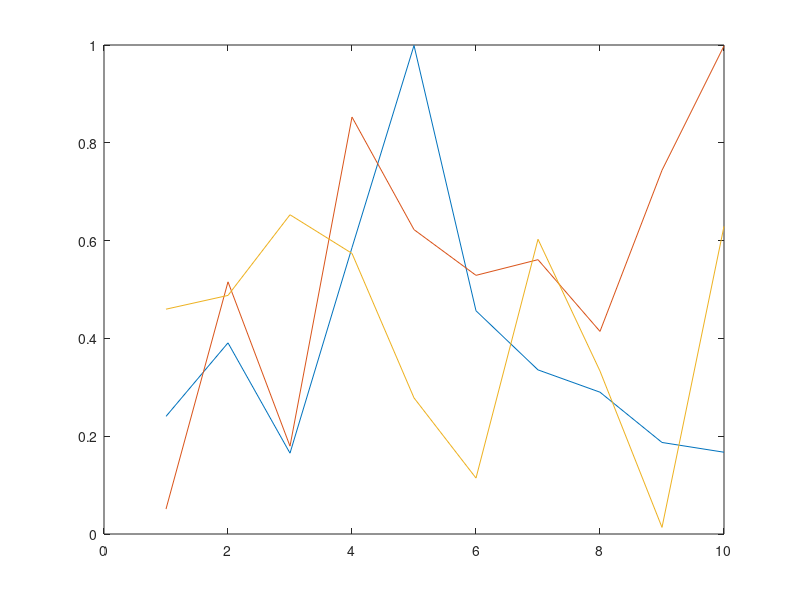
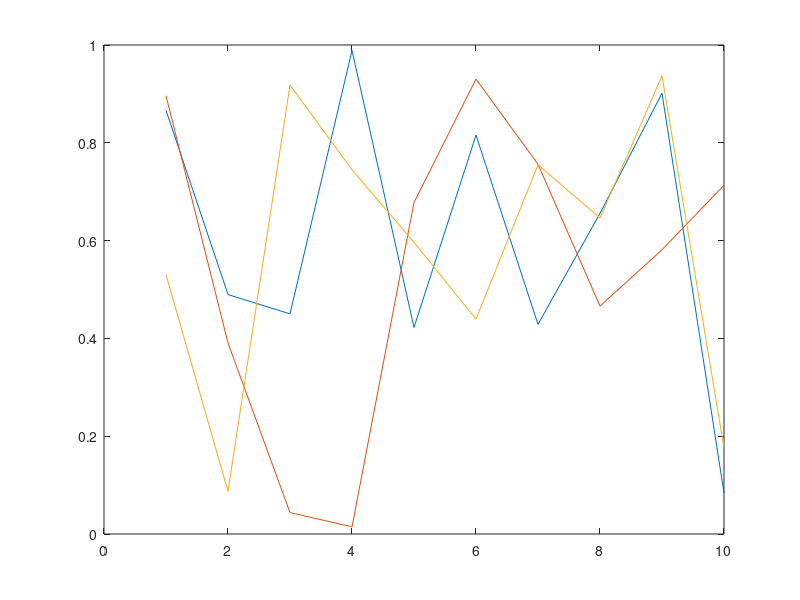
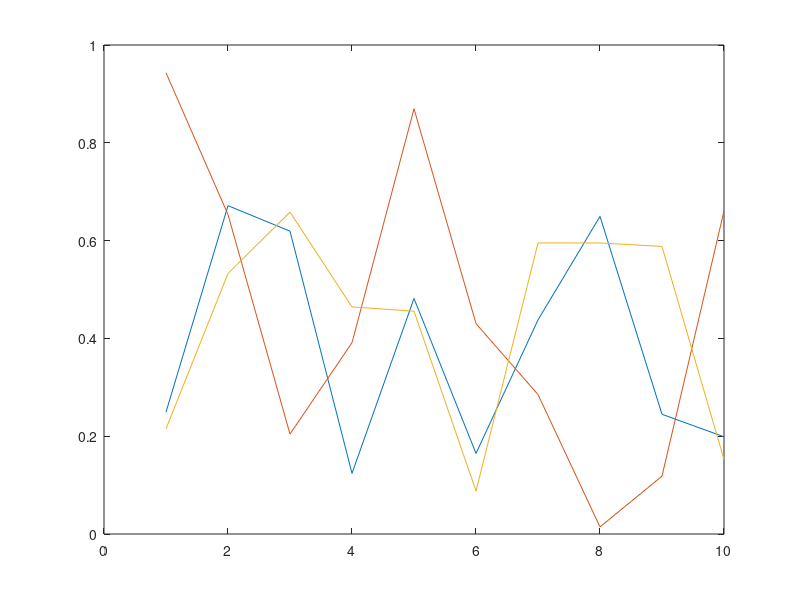

These figures' MATLAB source, in order: (Note: this script raises an error after producing the figures.)
function h = c_fig_arrange(varargin)

if nargin == 0; testfn(); return; end;

p = inputParser();
p.addRequired('action',@ischar); % valid: maximum, tile, show
p.addOptional('figHandles',[],@(x) isempty(x) || all(ishandle(x(:))) || ischar(x) || iscellstr(x));
p.addParameter('monitors',[1],@isvector); % single or multiple monitors to use
p.addParameter('doHideMenuBar','auto',@islogical);
p.addParameter('doHideToolBar','auto',@islogical);
p.addParameter('doBringToFront',true,@islogical);
p.addParameter('tileDims','auto',@ismatrix); % vector or matrix describing number of rows and columns to tile on each monitor
p.addParameter('figNumFilter',[],@isvector);
p.addParameter('multiRegexOperation','or',@ischar);
p.parse(varargin{:});
s = p.Results;

singleFigActions = {'maximize',...
	'left-half','right-half','top-half','bottom-half',...
	'top-left','top-right','bottom-left','bottom-right',...
	'top-left-top','top-left-bottom','top-right-top','top-right-bottom',...
	'bottom-left-top','bottom-left-bottom','bottom-right-top','bottom-right-bottom',...
	'top-third',...
	'top-twothirds','bottom-twothirds','left-twothirds','right-twothirds'};
multiFigActions = {'tile','show','close','link'};

allActions = [singleFigActions, multiFigActions];
assert(ismember(s.action,allActions));

if isempty(s.figHandles)
	if ismember(s.action,singleFigActions)
		s.figHandles = gcf;
	else
		s.figHandles = '.*';
	end
else
	if ~ischar(s.figHandles) && ~iscell(s.figHandles)
		s.figHandles = s.figHandles(:); % force to be a vector
	end
end

if ischar(s.figHandles) || iscellstr(s.figHandles)
	% assume that figHandles is a regex string matching figure names to arrange
	regexStr = s.figHandles;
	figs = get(0,'Children'); % get all open figures (not included those with hidden handles)
	if isempty(figs)
		return;
	end
	figNames = {figs.Name};
	indicesToKeep = c_str_matchRegex(figNames,regexStr,'multiRegexOperation',s.multiRegexOperation);
	s.figHandles = figs(indicesToKeep);
	% sort by figure number
	[~,I] = sort(cell2mat({s.figHandles.Number}));
	s.figHandles = s.figHandles(I);
end

if ~isempty(s.figNumFilter)
	figNums = c_struct_mapToArray(s.figHandles,{'Number'});
	figsToKeep = ismember(figNums,s.figNumFilter);
	s.figHandles = s.figHandles(figsToKeep);
end

numFigs = numel(s.figHandles);

persistent mps;
if isempty(mps)
	prevUnits = get(0,'Units');
	set(0,'Units','pixels');
	mps = get(0,'MonitorPositions');
	set(0,'Units',prevUnits);
end
s.monitors = mod(s.monitors-1,size(mps,1))+1;

if ischar(s.doHideMenuBar) && strcmpi(s.doHideMenuBar,'auto') 
	if ~ismember(s.action,{'show'})
		s.doHideMenuBar = numFigs > 4;
	else
		s.doHideMenuBar = false;
	end
end

if ischar(s.doHideToolBar) && strcmpi(s.doHideToolBar,'auto')
	if ~ismember(s.action,{'show'})
		s.doHideToolBar = numFigs > 8;
	else
		s.doHideToolBar = false;
	end
end

if s.doHideMenuBar
	set(s.figHandles,'MenuBar','none');
end

if s.doHideToolBar
	set(s.figHandles,'ToolBar','none');
elseif s.doHideMenuBar
	set(s.figHandles,'ToolBar','figure');
end

pause(0.01);

set(s.figHandles,'Units','pixels');

switch(s.action)
	case 'maximize'
		pos = [0 0 1 1];
		set(s.figHandles,'OuterPosition',convertRelativePosToPixelPos(pos,s.monitors));
	case 'left-half'
		pos = [0 0 0.5 1];
		set(s.figHandles,'OuterPosition',convertRelativePosToPixelPos(pos,s.monitors));
	case 'right-half'
		pos = [0.5 0 0.5 1];
		set(s.figHandles,'OuterPosition',convertRelativePosToPixelPos(pos,s.monitors));
	case 'top-half'
		pos = [0 0 1 0.5];
		set(s.figHandles,'OuterPosition',convertRelativePosToPixelPos(pos,s.monitors));
	case 'bottom-half'
		pos = [0 0.5 1 0.5];
		set(s.figHandles,'OuterPosition',convertRelativePosToPixelPos(pos,s.monitors));
	case 'top-left'
		pos = [0 0 0.5 0.5];
		set(s.figHandles,'OuterPosition',convertRelativePosToPixelPos(pos,s.monitors));
	case 'top-right'
		pos = [0.5 0 0.5 0.5];
		set(s.figHandles,'OuterPosition',convertRelativePosToPixelPos(pos,s.monitors));
	case 'bottom-left'
		pos = [0 0.5 0.5 0.5];
		set(s.figHandles,'OuterPosition',convertRelativePosToPixelPos(pos,s.monitors));
	case 'bottom-right'
		pos = [0.5 0.5 0.5 0.5];
		set(s.figHandles,'OuterPosition',convertRelativePosToPixelPos(pos,s.monitors));
	case 'top-left-top'
		pos = [0 0 0.5 0.25];
		set(s.figHandles,'OuterPosition',convertRelativePosToPixelPos(pos,s.monitors));
	case 'top-left-bottom'
		pos = [0 0.25 0.5 0.25];
		set(s.figHandles,'OuterPosition',convertRelativePosToPixelPos(pos,s.monitors));
	case 'top-right-top'
		pos = [0.5 0 0.5 0.25];
		set(s.figHandles,'OuterPosition',convertRelativePosToPixelPos(pos,s.monitors));
	case 'top-right-bottom'
		pos = [0.5 0.25 0.5 0.25];
		set(s.figHandles,'OuterPosition',convertRelativePosToPixelPos(pos,s.monitors));
	case 'bottom-left-top'
		pos = [0 0.5 0.5 0.25];
		set(s.figHandles,'OuterPosition',convertRelativePosToPixelPos(pos,s.monitors));
	case 'bottom-left-bottom'
		pos = [0 0.75 0.5 0.25];
		set(s.figHandles,'OuterPosition',convertRelativePosToPixelPos(pos,s.monitors));
	case 'bottom-right-top'
		pos = [0.5 0.5 0.5 0.25];
		set(s.figHandles,'OuterPosition',convertRelativePosToPixelPos(pos,s.monitors));
	case 'bottom-right-bottom'
		pos = [0.5 0.75 0.5 0.25];
		set(s.figHandles,'OuterPosition',convertRelativePosToPixelPos(pos,s.monitors));
	case 'top-third'
		pos = [0 0 1 1/3];
		set(s.figHandles,'OuterPosition',convertRelativePosToPixelPos(pos,s.monitors));
	case 'top-twothirds'
		pos = [0 0 1 2/3];
		set(s.figHandles,'OuterPosition',convertRelativePosToPixelPos(pos,s.monitors));
	case 'bottom-twothirds'
		pos = [0 1/3 1 2/3];
		set(s.figHandles,'OuterPosition',convertRelativePosToPixelPos(pos,s.monitors));
	case 'left-twothirds'
		pos = [0 0 2/3 1];
		set(s.figHandles,'OuterPosition',convertRelativePosToPixelPos(pos,s.monitors));
	case 'right-twothirds'
		pos = [1/3 0 2/3 1];
		set(s.figHandles,'OuterPosition',convertRelativePosToPixelPos(pos,s.monitors));
	case 'tile'
		if length(s.monitors) > 1
			% multi monitor tiling
			if ischar(s.tileDims) && strcmpi(s.tileDims,'auto')
				numCols = min(ceil(sqrt(numFigs)*length(s.monitors)),numFigs);
				numRows = ceil(numFigs/numCols);
				colsPerMon = ceil(numCols/length(s.monitors));
			else
				numRows = s.tileDims(1);
				numCols = s.tileDims(2);
			end
			% assume (for now) that all monitors are landscape
			for iF = 1:numFigs
				rowNum = ceil(iF/numCols);
				colNum = mod(iF-1,numCols)+1;
				monNum = ceil(colNum / colsPerMon);
				colNum = mod(colNum-1,colsPerMon)+1;
				pos = [(colNum-1)/colsPerMon, (rowNum-1)/numRows, 1/colsPerMon, 1/numRows];
				set(s.figHandles(iF),'OuterPosition',convertRelativePosToPixelPos(pos,s.monitors(monNum)));
			end
		else
			% single monitor tiling
			if ischar(s.tileDims) && strcmpi(s.tileDims,'auto')
				if numFigs == 3
					numCols = numFigs;
					numRows = 1;
				elseif numFigs == 6
					numCols = 3;
					numRows = 2;
				elseif numFigs == 8
					numCols = 4;
					numRows = 2;
				else
					numCols = ceil(sqrt(numFigs));
					numRows = ceil(numFigs/numCols);
				end
			else
				numRows = s.tileDims(1);
				numCols = s.tileDims(2);
			end
			isLandscape = mps(s.monitors,3) > mps(s.monitors,4);
			if ~isLandscape
				% transpose numbers of rows and columns
				tmp = numCols;
				numCols = numRows;
				numRows = tmp;
			end
			
			for iF = 1:numFigs
				rowNum = ceil(iF/numCols);
				colNum = mod(iF-1,numCols)+1;
				pos = [(colNum-1)/numCols, (rowNum-1)/numRows, 1/numCols, 1/numRows];
				set(s.figHandles(iF),'OuterPosition',convertRelativePosToPixelPos(pos,s.monitors));
			end
		end
		
	case 'show'
		% just bring all figures to the front
		s.doBringToFront = true;
		
	case 'close'
		
		s.doBringToFront = false;
		
		close(s.figHandles);
		
	case 'link'
		
		ah = [];
		for iF = 1:length(s.figHandles)
			ah = cat(1,ah,findall(s.figHandles(iF),'type','axes'));
		end
		c_plot_linkViews(ah);
		
	otherwise
		error('Unsupported action: %s',s.action);
end

if s.doBringToFront
	for iF = 1:numFigs
		figure(s.figHandles(iF));
	end
end

h = s.figHandles;

drawnow;

end


function pos = convertRelativePosToPixelPos(pos,mon)
	if nargin < 2
		mon = 1;
	end
	
	% get monitor position(s)
	persistent mps;
	if isempty(mps)
		prevUnits = get(0,'Units');
		set(0,'Units','pixels');
		mps = get(0,'MonitorPositions');
		set(0,'Units',prevUnits);
	end
	
	assert(isscalar(mon));
	mon = mod(mon-1,size(mps,1))+1;
	mp = mps(mon,:);
	
	bottomOffset = 0;
	isWindows10 = ispc; %TODO: dynamically set
	if mon==1 || isWindows10
		if ispc
			bottomOffset = 40; % assume taskbar is 40 pixels in height
		else
			bottomOffset = 33; %TODO: update offset for non windows platforms
		end
	end
	
	if isWindows10
		insets = [7 7 7 0];
	else
		insets = [0 0 0 0];
	end
	
	leftStart = mp(1) + pos(1)*mp(3) - insets(1);
	width = pos(3)*mp(3) + insets(1) + insets(3);
	height = pos(4)*(mp(4)-bottomOffset) + insets(2) + insets(4);
	bottomStart = mp(2) + mp(4) - height - pos(2)*(mp(4)-bottomOffset) - insets(4);
	
	pos = [leftStart, bottomStart, width, height];
	

end

function testfn()

h = [];
for i=1:3
	h(i) = figure('name',sprintf('Figure %d',i));
	plot(rand(10,3));
end

c_fig_arrange('tile',h,'tileDims',[3,2]);


end